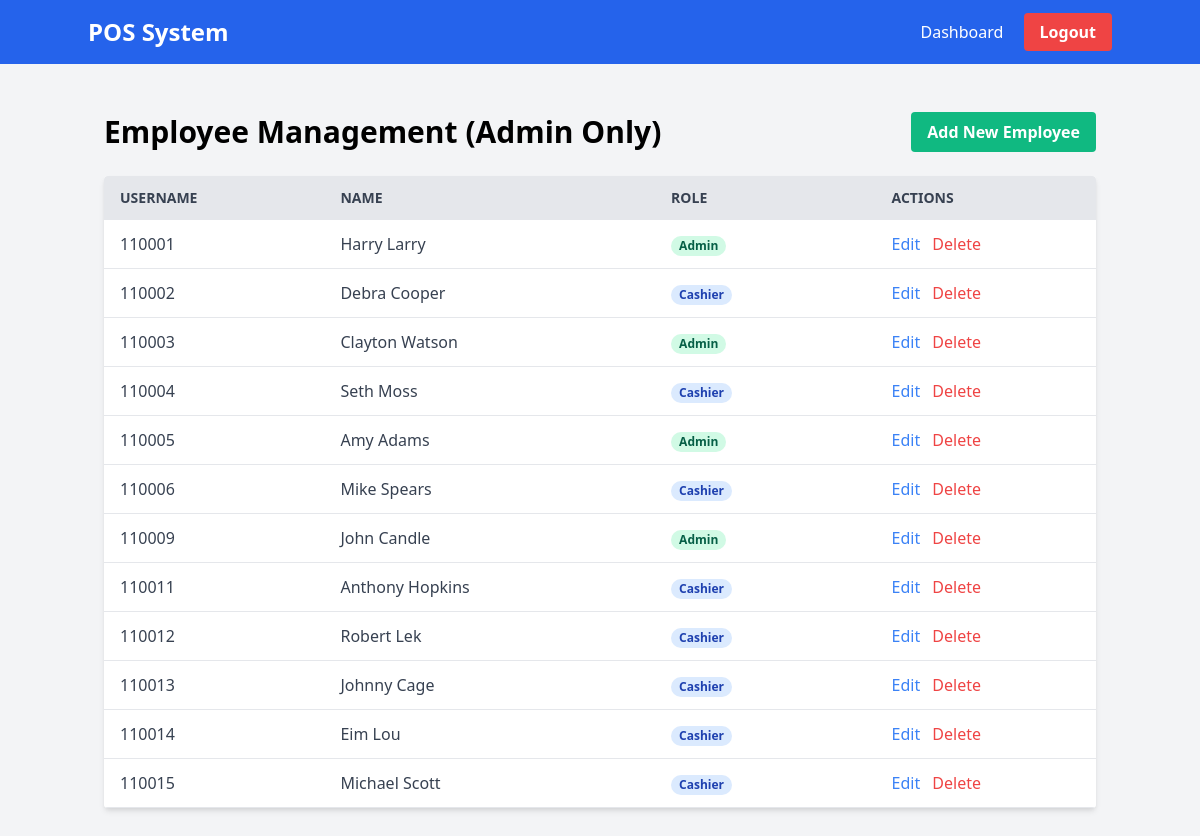
Page /employees (signed in) on the committed database.
### models.py (models this page shows, shortened)
class User(UserMixin, db.Model):
    id = db.Column(db.Integer, primary_key=True)
    username = db.Column(db.String(80), unique=True, nullable=False)
    name = db.Column(db.String(120), nullable=False)
    role = db.Column(db.String(20), nullable=False) # Admin, Cashier
    password_hash = db.Column(db.String(128))

### app.py (the view)
@app.route('/employees')
@login_required
def employees():
    if current_user.role != 'Admin':
        flash('Access denied. Admin privileges required.')
        return redirect(url_for('index'))
    users = User.query.all()
    return render_template('employees.html', users=users)

### app.py (called while the page is built)
@login_manager.user_loader
def load_user(user_id):
    return db.session.get(User, int(user_id))

### templates/employees.html (shortened to what this page needs)
<!DOCTYPE html>
<html lang="en">
<head>
    <link href="https://cdn.jsdelivr.net/npm/tailwindcss@2.2.19/dist/tailwind.min.css" rel="stylesheet">
</head>
<body class="bg-gray-100">
    <nav class="bg-blue-600 p-4 text-white flex justify-between items-center">
        <div class="container mx-auto flex justify-between items-center">
            <h1 class="text-2xl font-bold"><a href="{{ url_for('index') }}">POS System</a></h1>
            <div>
                <a href="{{ url_for('index') }}" class="text-white hover:underline mr-4">Dashboard</a>
                <a href="{{ url_for('logout') }}" class="bg-red-500 hover:bg-red-700 text-white font-bold py-2 px-4 rounded">Logout</a>
            </div>
        </div>
    </nav>
    <div class="container mx-auto mt-8 p-4">
        <div class="flex justify-between items-center mb-6">
            <h2 class="text-3xl font-bold">Employee Management (Admin Only)</h2>
            <a href="{{ url_for('add_employee') }}" class="bg-green-500 hover:bg-green-700 text-white font-bold py-2 px-4 rounded">Add New Employee</a>
        </div>
        <div class="bg-white shadow-md rounded my-6 overflow-x-auto">
            <table class="min-w-full bg-white">
                <thead>
                    <tr>
                        <th class="w-1/6 py-3 px-4 uppercase font-semibold text-sm text-left bg-gray-200 text-gray-700">Username</th>
                        <th class="w-1/4 py-3 px-4 uppercase font-semibold text-sm text-left bg-gray-200 text-gray-700">Name</th>
                        <th class="w-1/6 py-3 px-4 uppercase font-semibold text-sm text-left bg-gray-200 text-gray-700">Role</th>
                        <th class="w-1/6 py-3 px-4 uppercase font-semibold text-sm text-left bg-gray-200 text-gray-700">Actions</th>
                    </tr>
                </thead>
                <tbody class="text-gray-700">
                    {% for user in users %}
                    <tr>
                        <td class="w-1/6 py-3 px-4 border-b border-gray-200">{{ user.username }}</td>
                        <td class="w-1/4 py-3 px-4 border-b border-gray-200">{{ user.name }}</td>
                        <td class="w-1/6 py-3 px-4 border-b border-gray-200">
                            <span class="px-2 inline-flex text-xs leading-5 font-semibold rounded-full {{ 'bg-green-100 text-green-800' if user.role == 'Admin' else 'bg-blue-100 text-blue-800' }}">
                                {{ user.role }}
                            </span>
                        </td>
                        <td class="w-1/6 py-3 px-4 border-b border-gray-200">
                            <a href="{{ url_for('edit_employee', user_id=user.id) }}" class="text-blue-500 hover:text-blue-800 mr-2">Edit</a>
                            <a href="{{ url_for('delete_employee', user_id=user.id) }}" class="text-red-500 hover:text-red-800" onclick="return confirm('Are you sure?')">Delete</a>
                        </td>
                    </tr>
                    {% endfor %}
                </tbody>
            </table>
        </div>
    </div>
</body>
</html>

### rows in the picture
User: username "110001", name "Harry Larry", role "Admin"
User: username "110002", name "Debra Cooper", role "Cashier"
User: username "110003", name "Clayton Watson", role "Admin"
User: username "110004", name "Seth Moss", role "Cashier"
User: username "110005", name "Amy Adams", role "Admin"
User: username "110006", name "Mike Spears", role "Cashier"
User: username "110009", name "John Candle", role "Admin"
User: username "110011", name "Anthony Hopkins", role "Cashier"
User: username "110012", name "Robert Lek", role "Cashier"
User: username "110013", name "Johnny Cage", role "Cashier"
User: username "110014", name "Eim Lou", role "Cashier"
User: username "110015", name "Michael Scott", role "Cashier"
